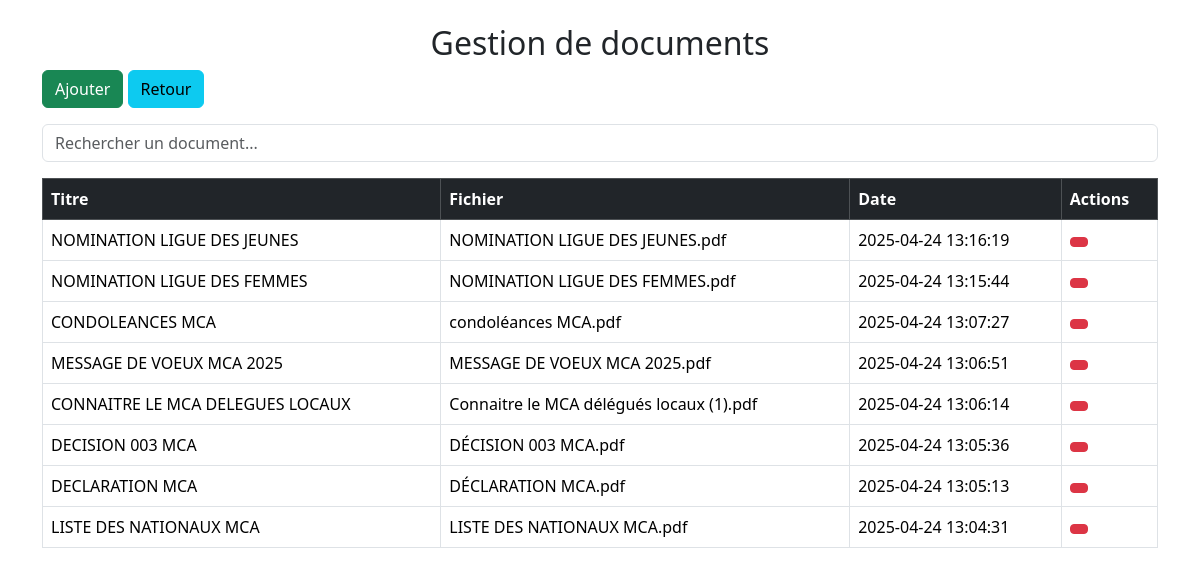
/gestion_documents.php (signed in), run on an earlier commit of the app's database.
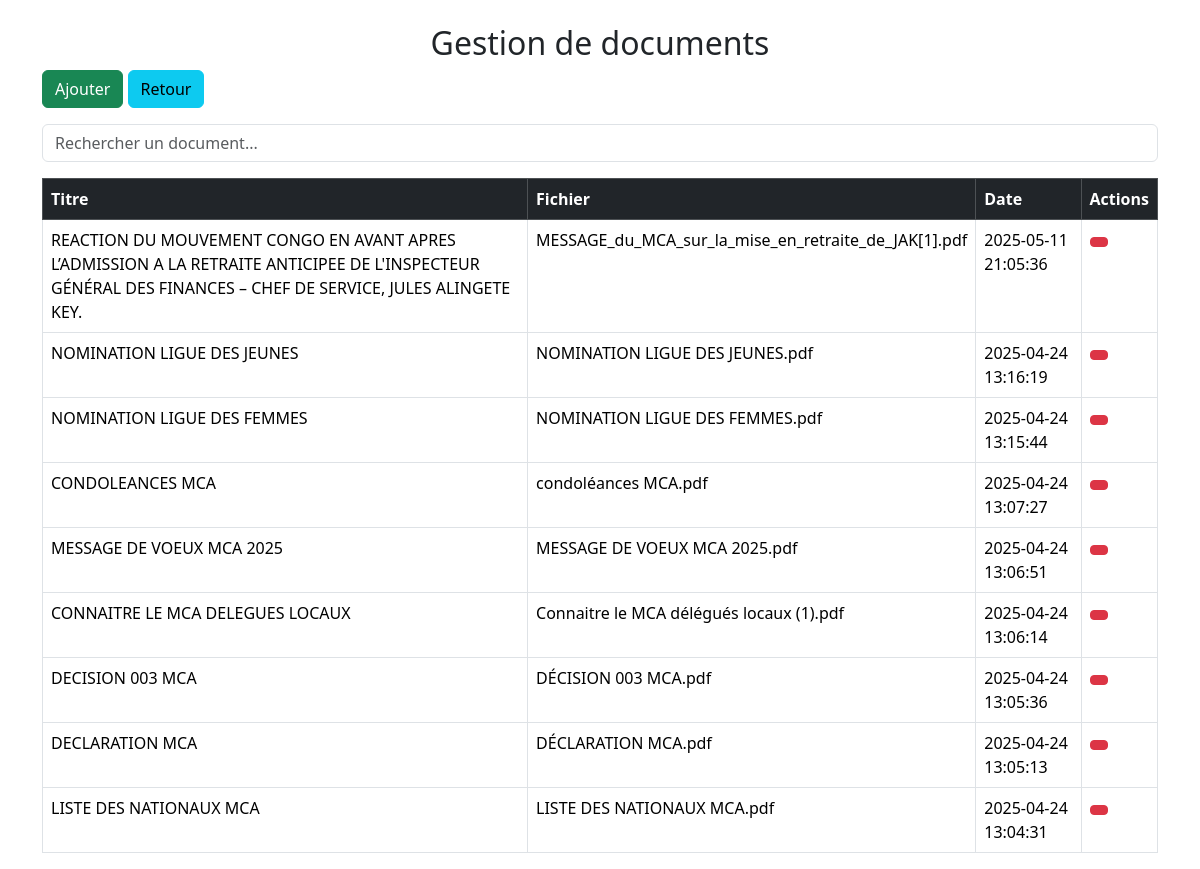
And on a later commit of the database.
### tables this page shows
CREATE TABLE IF NOT EXISTS `documents` (
  `id` int NOT NULL AUTO_INCREMENT,
  `titre` varchar(255) NOT NULL,
  `fichier` varchar(255) NOT NULL,
  `date_publication` timestamp NULL DEFAULT CURRENT_TIMESTAMP,
  PRIMARY KEY (`id`)
);

### gestion_documents.php (the view, shortened to what this page needs)
<?php
require 'config.php';
?>
<!DOCTYPE html>
<html lang="fr">
<head>
    <link rel="stylesheet" href="assets/css/bootstrap.min.css">
    <link href="assets/tabler-icons/tabler-icons.css" rel="stylesheet">
</head>
<body>
<div class="container mt-4">
    <h2 class="text-center">Gestion de documents</h2>
    <a href="ajouter_document.php" class="btn btn-success" ><i class="ti ti-plus"></i>Ajouter</a>
    <a href="dashboard.php" class="btn btn-info"><i class="ti ti-arrow-back-up"></i>Retour</a>
    <input type="text" id="search" class="form-control my-3" placeholder="Rechercher un document...">
    <table class="table table-bordered table-hover">
    <thead class="table-dark">
            <tr>
                <th>Titre</th>
                <th>Fichier</th>
                <th>Date</th>
                <th>Actions</th>
            </tr>
        </thead>
        <tbody id="actualiteTable">
            <?php
            $sql = "SELECT * FROM documents ORDER BY date_publication DESC";
            $result = $conn->query($sql);
            while ($row = $result->fetch_assoc()) {
                echo "<tr>
                        <td>{$row['titre']}</td>
                         <td>{$row['fichier']}</td>
                        <td>{$row['date_publication']}</td>
                        <td>
                            <button class='btn btn-danger btn-sm delete-btn' data-id='{$row['id']}'><i class='ti ti-trash'></i></button>
                        </td>
                      </tr>";
            }
            ?>
        </tbody>
    </table>
</div>
</body>
</html>

What changed in the data, as far as the page shows it:
added documents: titre "REACTION DU MOUVEMENT CONGO EN AVANT APRES L’ADMISSION A LA RETRAITE ANTICIPEE DE L'INSPECTEUR GÉNÉRAL DES FINANCES – CHEF DE SERVICE, JULES ALINGETE KEY.", fichier "MESSAGE_du_MCA_sur_la_mise_en_retraite_de_JAK[1].pdf", date_publication "2025-05-11 21:05:36"
